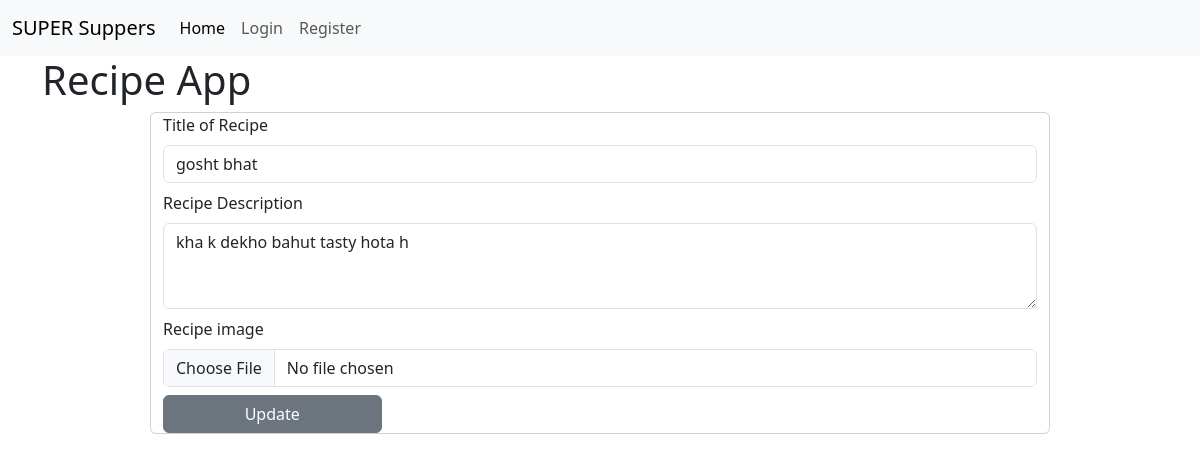
Page /update_recipe/17/ on the committed database.
### vege/models.py (models this page shows)
class Recipe(models.Model):
    user = models.ForeignKey(User, on_delete=models.SET_NULL, null= True, blank=True)
    recipe_title=models.CharField(max_length=100)
    recipe_description=models.TextField()
    recipeImg=models.ImageField(upload_to="recimages")

### vege/views.py (the view, shortened to what this page needs)
# urls.py: path('update_recipe/<int:id>/', views.update_recipe, name="update recipe"),
def update_recipe(request, id):
    itemupdate= Recipe.objects.get(id=id)
    context= {'recipe': itemupdate}
    return render(request, 'updaterecipe.html', context)

### templates/updaterecipe.html (shortened to what this page needs)
{% extends "base.html" %}
{% block start%}
<div class="container"><h1>Recipe App</h1></div>
<form method='POST' enctype="multipart/form-data">
 <div class="container mt-2 mx-auto card w-75">
   <div class="mb-2">
     <label for="recipe_title" class="form-label">Title of Recipe</label>
     <input type="text" class="form-control" value="{{recipe.recipe_title}}" id="recipe_title" placeholder="kawab biryani", name="recipe_title" required>
   </div>
   <div class="mb-2">
     <label for="recipe_description" class="form-label">Recipe Description</label>
     <textarea class="form-control" value="" id="recipe_description" rows="3" name="recipe_description" required>{{recipe.recipe_description}}</textarea>
   </div>
   <div class="mb-2">
     <label for="recipeImg" class="form-label">Recipe image</label>
     <input type="file" class="form-control" name="recipeImg">
   </div>
   <button type="submit" class="btn btn-secondary w-25">Update</button>
 </div>
</form>
{% endblock %}

### rows in the picture
Recipe: recipe_title "gosht bhat", recipe_description "kha k dekho bahut tasty hota h"
